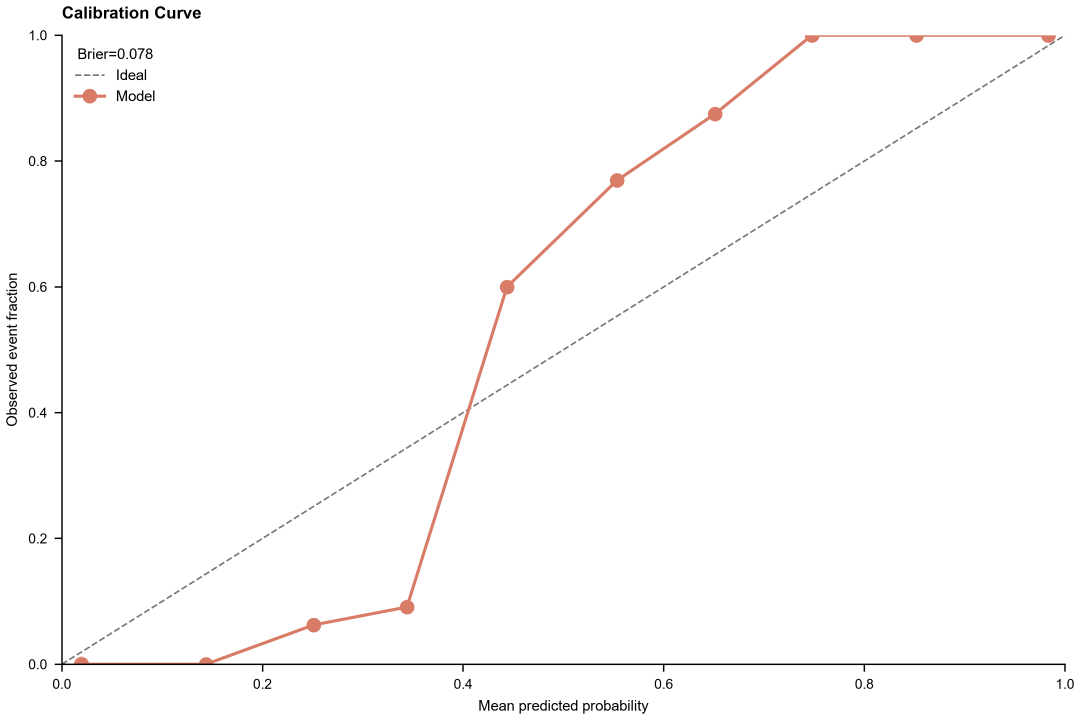
#> input picture templates/production-verified/calibration-curve/preview.png, 3242 x 2160 px (shown at 1/3 size); its folder holds only this picture in this run
$ python build_visual_review_sheet.py --output out.png
#> lines starting #> are read from the running program, lines starting #| are printed output that depends on the picture
#!/usr/bin/env python3
"""Build a contact sheet for human review of verified template previews."""

from __future__ import annotations

import argparse
from pathlib import Path

from PIL import Image, ImageDraw, ImageFont


ROOT = Path(__file__).resolve().parents[1]


def main() -> None:
    parser = argparse.ArgumentParser(description=__doc__)
    parser.add_argument("--output", type=Path, required=True)
    parser.add_argument("--grayscale", action="store_true", help="Use the stored grayscale evidence instead of colour previews")
    args = parser.parse_args()
    pattern = "*/example-output/figure-grayscale.png" if args.grayscale else "*/preview.png"
    previews = sorted((ROOT / "templates" / "production-verified").glob(pattern))
    if not previews:
        raise SystemExit("No verified template previews were found")

    columns = 3
    cell_width, cell_height = 720, 540
    label_height = 44
    rows = (len(previews) + columns - 1) // columns
    sheet = Image.new("RGB", (columns * cell_width, rows * (cell_height + label_height)), "white")
#> sheet: PIL image 2160x584 RGB; every value is 255
    draw = ImageDraw.Draw(sheet)
    font = ImageFont.truetype("C:/Windows/Fonts/arial.ttf", 24)
    for index, preview in enumerate(previews):
        row, column = divmod(index, columns)
        with Image.open(preview) as source:
#> source is the input picture: PIL image 3242x2160 RGBA; mean R, G, B, A 252.8, 252.2, 252.1, 255
            image = source.convert("RGB")
            image.thumbnail((cell_width - 24, cell_height - 24), Image.Resampling.LANCZOS)
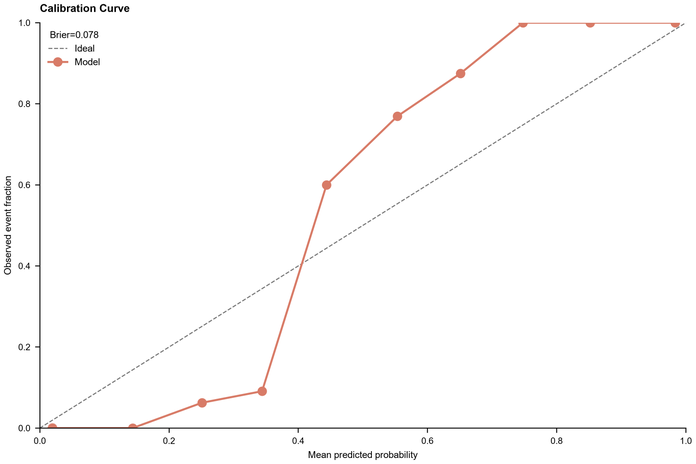
#> image: PIL image 696x464 RGB; mean R, G, B 252.6, 252, 251.9
        # 单元格内居中，保留原始长宽比，避免审阅图二次拉伸误导判断。
        x = column * cell_width + (cell_width - image.width) // 2
#> x = 12
        y = row * (cell_height + label_height) + 12
        sheet.paste(image, (x, y))
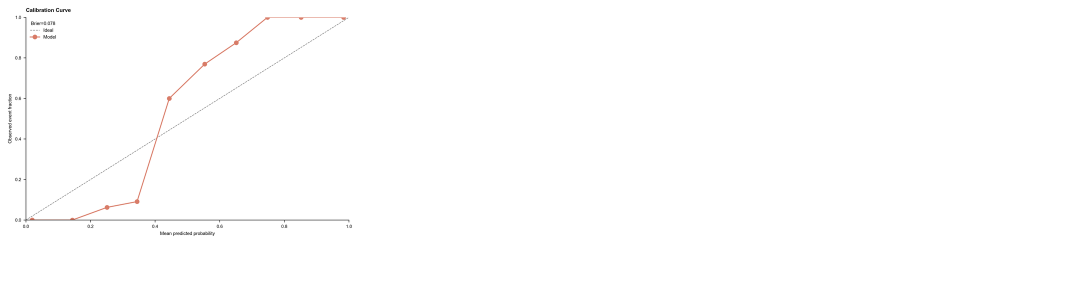
#> sheet: PIL image 2160x584 RGB (shown at 1/2 size); mean R, G, B 254.4, 254.2, 254.2
        label = preview.parents[1].name if args.grayscale else preview.parent.name
        label_box = draw.textbbox((0, 0), label, font=font)
#> label_box = (0, 5, 203, 23)
        label_x = column * cell_width + (cell_width - (label_box[2] - label_box[0])) // 2
#> label_x = 258
        label_y = row * (cell_height + label_height) + cell_height + 6
        draw.text((label_x, label_y), label, fill="#111827", font=font)
        draw.rectangle(
            (
                column * cell_width,
                row * (cell_height + label_height),
                (column + 1) * cell_width - 1,
                (row + 1) * (cell_height + label_height) - 1,
            ),
            outline="#cbd5e1",
            width=1,
        )
#> pass 2 of the loop in main, `for index, preview in enumerate(previews):`:
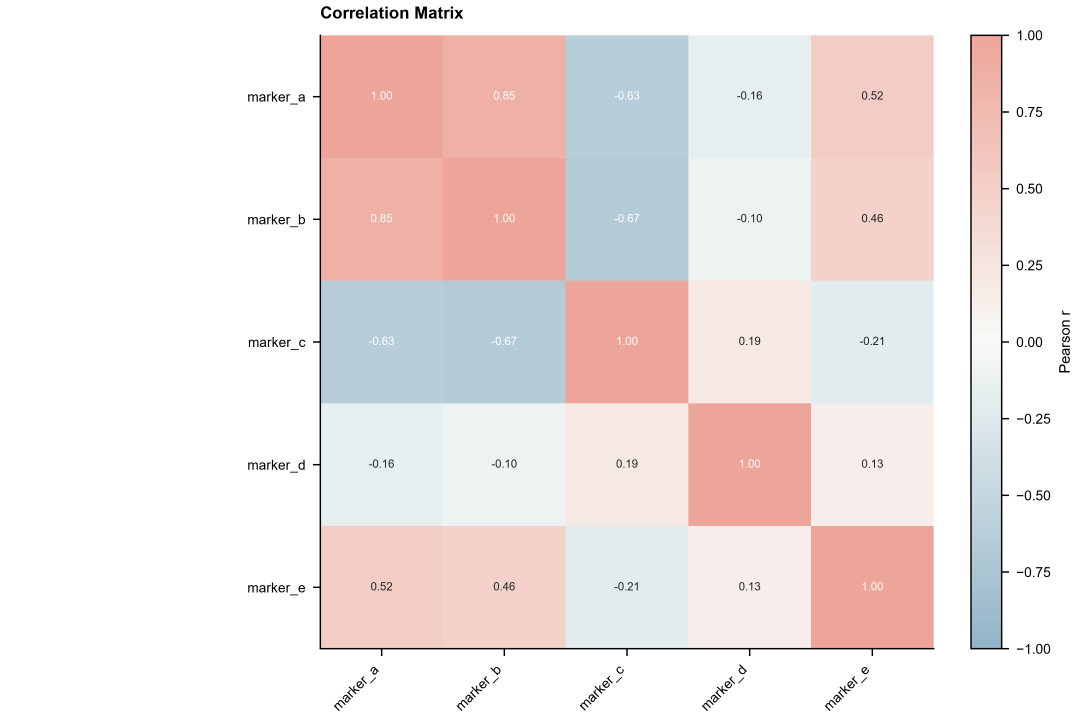
#> input picture templates/production-verified/correlation-matrix/preview.png, 3242 x 2160 px (shown at 1/3 size)
#> in main, source is the input picture: PIL image 3242x2160 RGBA; mean R, G, B, A 239.4, 228.8, 227.4, 255
#> in main, `image.thumbnail((cell_width - 24, cell_height - 24), Image.Resampling...`:
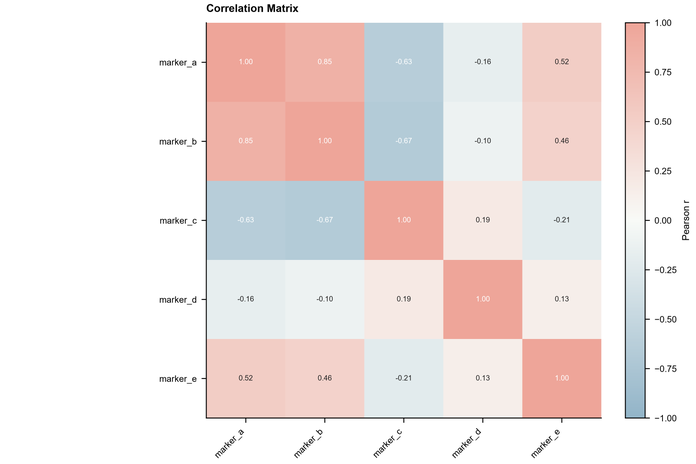
#> image: PIL image 696x464 RGB; mean R, G, B 239.2, 228.7, 227.2
#> in main, `sheet.paste(image, (x, y))`:
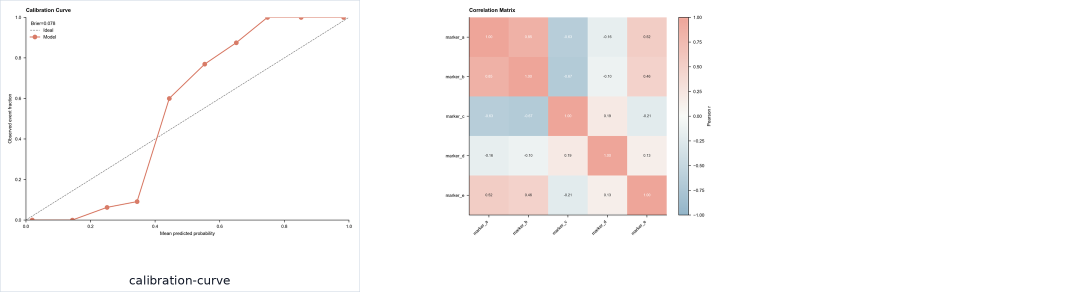
#> sheet: PIL image 2160x584 RGB (shown at 1/2 size); mean R, G, B 250, 247.2, 246.9
#> label_box = (0, 5, 216, 23)
#> label_x = 972
    args.output.parent.mkdir(parents=True, exist_ok=True)
    sheet.save(args.output, optimize=True)
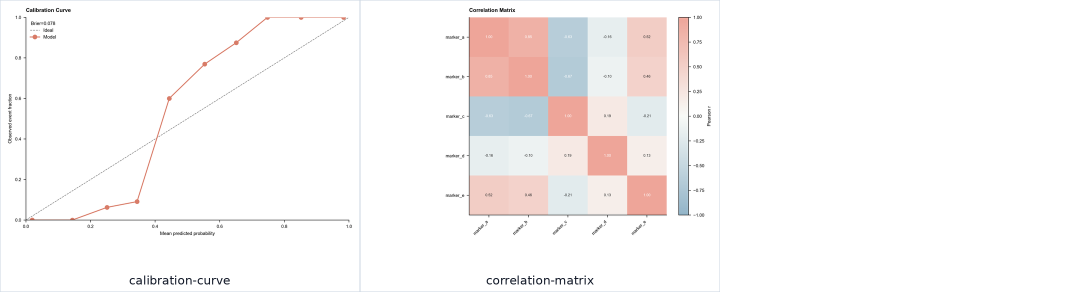
#> saved as out.png: PIL image 2160x584 RGB (shown at 1/2 size); mean R, G, B 249.7, 247, 246.6
    print(args.output.resolve())


if __name__ == "__main__":
    main()
